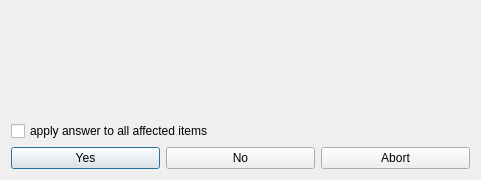
<?xml version="1.0" encoding="UTF-8"?>
<ui version="4.0">
 <class>ApplyToAllBase</class>
 <widget class="QDialog" name="ApplyToAllBase">
  <property name="geometry">
   <rect>
    <x>0</x>
    <y>0</y>
    <width>481</width>
    <height>180</height>
   </rect>
  </property>
  <property name="windowTitle">
   <string>confirm</string>
  </property>
  <layout class="QGridLayout">
   <property name="margin">
    <number>11</number>
   </property>
   <property name="spacing">
    <number>6</number>
   </property>
   <item row="2" column="0">
    <widget class="QPushButton" name="PushButtonOk">
     <property name="text">
      <string>Yes</string>
     </property>
    </widget>
   </item>
   <item row="2" column="1">
    <widget class="QPushButton" name="PushButtonCancel">
     <property name="text">
      <string>No</string>
     </property>
    </widget>
   </item>
   <item row="2" column="2">
    <widget class="QPushButton" name="PushButtonAbort">
     <property name="text">
      <string>Abort</string>
     </property>
    </widget>
   </item>
   <item row="0" column="0" colspan="3">
    <widget class="QLabel" name="TextLabel">
     <property name="text">
      <string/>
     </property>
     <property name="wordWrap">
      <bool>false</bool>
     </property>
    </widget>
   </item>
   <item row="1" column="0" colspan="3">
    <widget class="QCheckBox" name="CheckBoxApply">
     <property name="text">
      <string>apply answer to all affected items</string>
     </property>
    </widget>
   </item>
  </layout>
 </widget>
 <layoutdefault spacing="6" margin="11"/>
 <pixmapfunction>qPixmapFromMimeSource</pixmapfunction>
 <tabstops>
  <tabstop>CheckBoxApply</tabstop>
  <tabstop>PushButtonOk</tabstop>
  <tabstop>PushButtonCancel</tabstop>
  <tabstop>PushButtonAbort</tabstop>
 </tabstops>
 <resources/>
 <connections>
  <connection>
   <sender>PushButtonCancel</sender>
   <signal>clicked()</signal>
   <receiver>ApplyToAllBase</receiver>
   <slot>reject()</slot>
   <hints>
    <hint type="sourcelabel">
     <x>20</x>
     <y>20</y>
    </hint>
    <hint type="destinationlabel">
     <x>20</x>
     <y>20</y>
    </hint>
   </hints>
  </connection>
  <connection>
   <sender>PushButtonOk</sender>
   <signal>clicked()</signal>
   <receiver>ApplyToAllBase</receiver>
   <slot>accept()</slot>
   <hints>
    <hint type="sourcelabel">
     <x>20</x>
     <y>20</y>
    </hint>
    <hint type="destinationlabel">
     <x>20</x>
     <y>20</y>
    </hint>
   </hints>
  </connection>
 </connections>
</ui>
